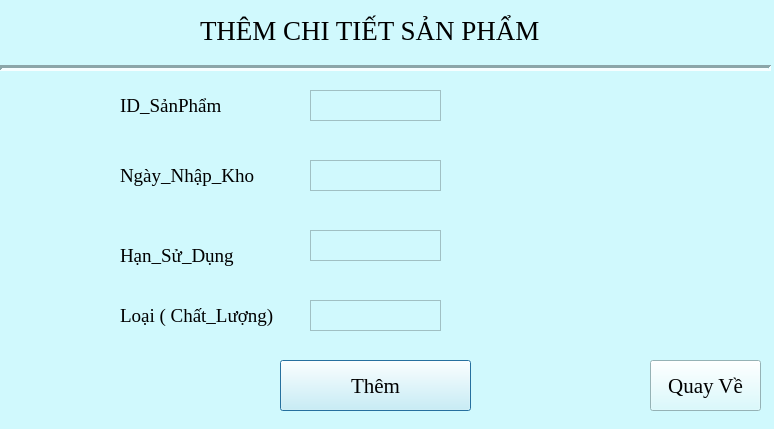
<?xml version="1.0" encoding="UTF-8"?>
<ui version="4.0">
 <class>Dialog</class>
 <widget class="QDialog" name="Dialog">
  <property name="geometry">
   <rect>
    <x>0</x>
    <y>0</y>
    <width>774</width>
    <height>429</height>
   </rect>
  </property>
  <property name="windowTitle">
   <string>Dialog</string>
  </property>
  <property name="styleSheet">
   <string notr="true">background-color: #D0F9FD;</string>
  </property>
  <widget class="QLabel" name="label">
   <property name="geometry">
    <rect>
     <x>200</x>
     <y>10</y>
     <width>381</width>
     <height>41</height>
    </rect>
   </property>
   <property name="font">
    <font>
     <family>Times New Roman</family>
     <pointsize>20</pointsize>
    </font>
   </property>
   <property name="text">
    <string>THÊM CHI TIẾT SẢN PHẨM</string>
   </property>
  </widget>
  <widget class="QLabel" name="Favicon">
   <property name="geometry">
    <rect>
     <x>40</x>
     <y>0</y>
     <width>71</width>
     <height>61</height>
    </rect>
   </property>
   <property name="text">
    <string/>
   </property>
  </widget>
  <widget class="Line" name="line">
   <property name="geometry">
    <rect>
     <x>0</x>
     <y>60</y>
     <width>771</width>
     <height>16</height>
    </rect>
   </property>
   <property name="lineWidth">
    <number>3</number>
   </property>
   <property name="orientation">
    <enum>Qt::Horizontal</enum>
   </property>
  </widget>
  <widget class="QTextEdit" name="idSanPham">
   <property name="geometry">
    <rect>
     <x>310</x>
     <y>90</y>
     <width>131</width>
     <height>31</height>
    </rect>
   </property>
  </widget>
  <widget class="QLabel" name="iconTaiKhoan">
   <property name="geometry">
    <rect>
     <x>120</x>
     <y>90</y>
     <width>161</width>
     <height>31</height>
    </rect>
   </property>
   <property name="font">
    <font>
     <family>Times New Roman</family>
     <pointsize>14</pointsize>
    </font>
   </property>
   <property name="text">
    <string>ID_SảnPhẩm</string>
   </property>
  </widget>
  <widget class="QPushButton" name="btnCapNhatSanPham">
   <property name="geometry">
    <rect>
     <x>280</x>
     <y>360</y>
     <width>191</width>
     <height>51</height>
    </rect>
   </property>
   <property name="font">
    <font>
     <family>Times New Roman</family>
     <pointsize>16</pointsize>
    </font>
   </property>
   <property name="text">
    <string>Thêm</string>
   </property>
  </widget>
  <widget class="QPushButton" name="btnQuayVe">
   <property name="geometry">
    <rect>
     <x>650</x>
     <y>360</y>
     <width>111</width>
     <height>51</height>
    </rect>
   </property>
   <property name="font">
    <font>
     <family>Times New Roman</family>
     <pointsize>16</pointsize>
    </font>
   </property>
   <property name="text">
    <string>Quay Về</string>
   </property>
  </widget>
  <widget class="QLabel" name="iconTaiKhoan_4">
   <property name="geometry">
    <rect>
     <x>120</x>
     <y>160</y>
     <width>141</width>
     <height>31</height>
    </rect>
   </property>
   <property name="font">
    <font>
     <family>Times New Roman</family>
     <pointsize>14</pointsize>
    </font>
   </property>
   <property name="text">
    <string>Ngày_Nhập_Kho</string>
   </property>
  </widget>
  <widget class="QTextEdit" name="txtLoai">
   <property name="geometry">
    <rect>
     <x>310</x>
     <y>300</y>
     <width>131</width>
     <height>31</height>
    </rect>
   </property>
  </widget>
  <widget class="QLabel" name="iconTaiKhoan_6">
   <property name="geometry">
    <rect>
     <x>120</x>
     <y>240</y>
     <width>141</width>
     <height>31</height>
    </rect>
   </property>
   <property name="font">
    <font>
     <family>Times New Roman</family>
     <pointsize>14</pointsize>
    </font>
   </property>
   <property name="text">
    <string>Hạn_Sử_Dụng</string>
   </property>
  </widget>
  <widget class="QTextEdit" name="txtNgayNhapKho">
   <property name="geometry">
    <rect>
     <x>310</x>
     <y>160</y>
     <width>131</width>
     <height>31</height>
    </rect>
   </property>
  </widget>
  <widget class="QLabel" name="iconTaiKhoan_7">
   <property name="geometry">
    <rect>
     <x>120</x>
     <y>300</y>
     <width>161</width>
     <height>31</height>
    </rect>
   </property>
   <property name="font">
    <font>
     <family>Times New Roman</family>
     <pointsize>14</pointsize>
    </font>
   </property>
   <property name="text">
    <string>Loại ( Chất_Lượng)</string>
   </property>
  </widget>
  <widget class="QTextEdit" name="txtHanSuDung">
   <property name="geometry">
    <rect>
     <x>310</x>
     <y>230</y>
     <width>131</width>
     <height>31</height>
    </rect>
   </property>
  </widget>
 </widget>
 <resources/>
 <connections/>
</ui>
